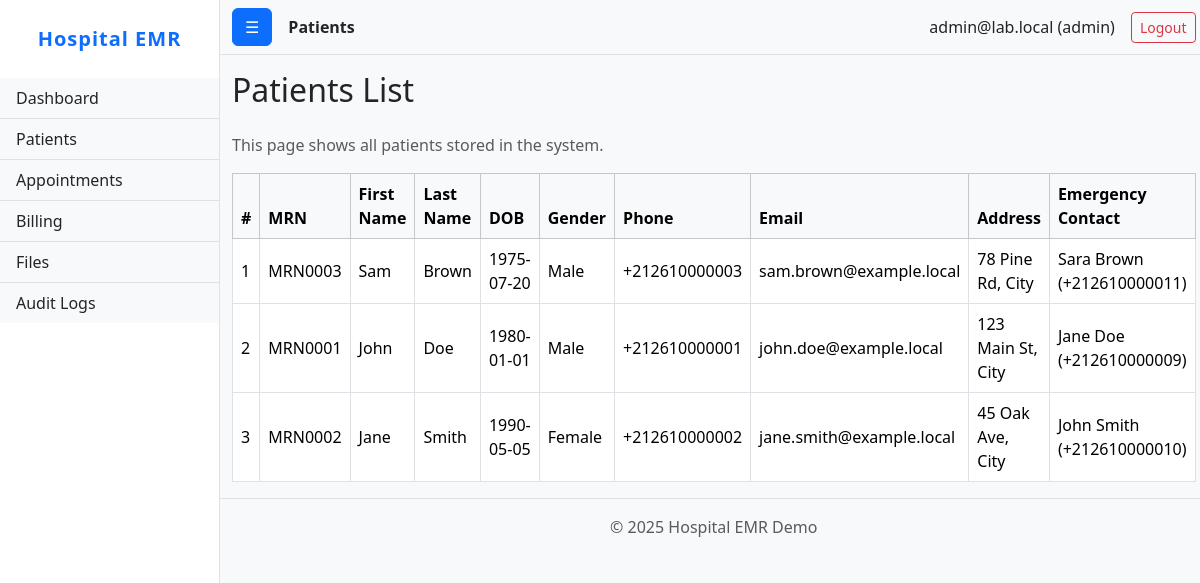
Screenshot of /patients.php (signed in) with the database file from the repository.
### tables this page shows
CREATE TABLE patients (
                          id BIGINT UNSIGNED AUTO_INCREMENT PRIMARY KEY,
                          medical_record_number VARCHAR(100) NOT NULL UNIQUE,
                          first_name VARCHAR(150) NOT NULL,
                          last_name VARCHAR(150) NOT NULL,
                          dob DATE,
                          gender ENUM('male','female','other') DEFAULT 'other',
                          phone VARCHAR(50),
                          email VARCHAR(255),
                          address TEXT,
                          emergency_contact_name VARCHAR(255),
                          emergency_contact_phone VARCHAR(50),
                          created_at TIMESTAMP DEFAULT CURRENT_TIMESTAMP,
                          updated_at TIMESTAMP NULL DEFAULT NULL ON UPDATE CURRENT_TIMESTAMP
);

### models/Patient.php (called while the page is built, shortened)
<?php
class Patient
{
    public function __construct($row = null)
    {
        if ($row) {
            $this->medical_record_number = $row['medical_record_number'];
            $this->first_name = $row['first_name'];
            $this->last_name = $row['last_name'];
            $this->dob = $row['dob'];
            $this->gender = $row['gender'];
            $this->phone = $row['phone'];
            $this->email = $row['email'];
            $this->address = $row['address'];
            $this->emergency_contact_name = $row['emergency_contact_name'];
            $this->emergency_contact_phone = $row['emergency_contact_phone'];
        }
    }
    public static function all()
    {
        global $mysqli;
        $res = $mysqli->query("SELECT * FROM patients ORDER BY last_name, first_name");
        $rows = [];
        while ($r = $res->fetch_assoc()) {
            $rows[] = new Patient($r);
        }
        return $rows;
    }
}

### patients.php (the view, shortened to what this page needs)
<?php
require_once __DIR__ . '/includes/init.php';
require_once __DIR__ . '/models/Patient.php';
?>
<?php include __DIR__ . '/includes/header.php'; ?>
<h2 class="mb-4">Patients List</h2>
<p class="text-muted">This page shows all patients stored in the system.</p>
<div class="table-responsive">
    <table class="table table-bordered table-hover align-middle">
        <thead class="table-light">
        <tr>
            <th>#</th>
            <th>MRN</th>
            <th>First Name</th>
            <th>Last Name</th>
            <th>DOB</th>
            <th>Gender</th>
            <th>Phone</th>
            <th>Email</th>
            <th>Address</th>
            <th>Emergency Contact</th>
        </tr>
        </thead>
        <tbody>
        <?php
        $patients = Patient::all();
        if ($patients) {
            $i = 1;
            foreach ($patients as $p) {
                echo '<tr>';
                echo '<td>' . $i++ . '</td>';
                echo '<td>' . htmlspecialchars($p->medical_record_number) . '</td>';
                echo '<td>' . htmlspecialchars($p->first_name) . '</td>';
                echo '<td>' . htmlspecialchars($p->last_name) . '</td>';
                echo '<td>' . htmlspecialchars($p->dob) . '</td>';
                echo '<td>' . htmlspecialchars(ucfirst($p->gender)) . '</td>';
                echo '<td>' . htmlspecialchars($p->phone) . '</td>';
                echo '<td>' . htmlspecialchars($p->email) . '</td>';
                echo '<td>' . htmlspecialchars($p->address) . '</td>';
                echo '<td>' . htmlspecialchars($p->emergency_contact_name) . ' (' . htmlspecialchars($p->emergency_contact_phone) . ')</td>';
                echo '</tr>';
            }
        } else {
            echo '<tr><td colspan="10" class="text-center text-muted">No patients found</td></tr>';
        }
        ?>
        </tbody>
    </table>
</div>
<?php include __DIR__ . '/includes/footer.php'; ?>

### assets/css/style.css (style rules this page uses)
body { font-family: 'Segoe UI', Roboto, Arial, sans-serif; background: #f8f9fa; }

### rows the page displays
patients: medical_record_number "MRN0003", first_name "Sam", last_name "Brown", dob "1975-07-20", gender "Male", phone "+212610000003", email "sam.brown@example.local", address "78 Pine Rd, City", emergency_contact_name "Sara Brown", emergency_contact_phone "+212610000011"
patients: medical_record_number "MRN0001", first_name "John", last_name "Doe", dob "1980-01-01", gender "Male", phone "+212610000001", email "john.doe@example.local", address "123 Main St, City", emergency_contact_name "Jane Doe", emergency_contact_phone "+212610000009"
patients: medical_record_number "MRN0002", first_name "Jane", last_name "Smith", dob "1990-05-05", gender "Female", phone "+212610000002", email "jane.smith@example.local", address "45 Oak Ave, City", emergency_contact_name "John Smith", emergency_contact_phone "+212610000010"

### other values shown
$page_title "Patients"
$user_name "admin@lab.local"
$user_role "admin"
